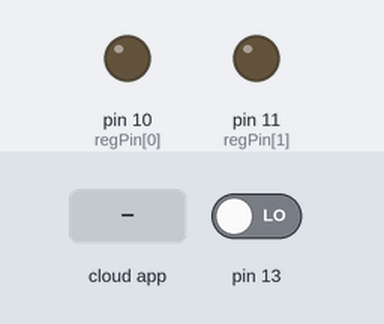
The sketch below on a simulated Arduino Uno, built with avr-gcc and run on an emulated ATmega328P. Shown: output pins drawn as LEDs (lit = HIGH). Inputs (shaded band) come from the test bench; at power-on: pin 13 LOW. The ROS host is connected and sends only what is stated.

Above: at 1.3 s.
1.4 s: the phone or cloud app sets aperture_pressure to 45
At 1.9 s:
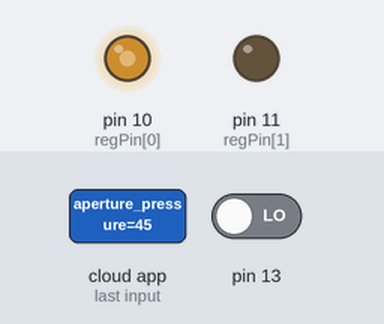
3.0 s: the phone or cloud app sets gripper_pressure to 45
At 4.2 s:
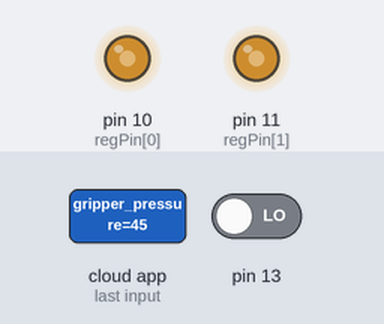
4.5 s: the phone or cloud app sets aperture_pressure to 0
At 5.5 s:
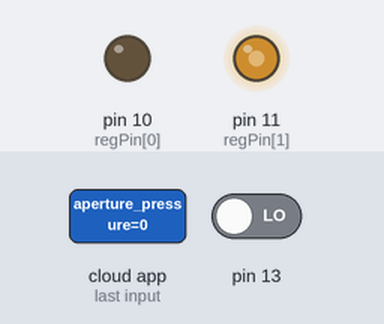
6.0 s: the phone or cloud app sets gripper_pressure to 90
At 6.7 s:
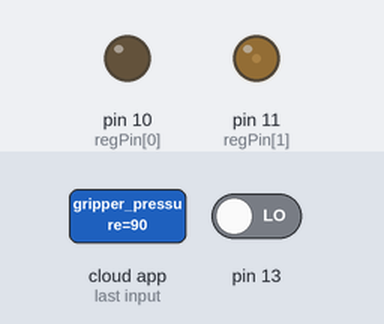
7.5 s: the phone or cloud app sets aperture_pressure to 90
At 7.9 s:
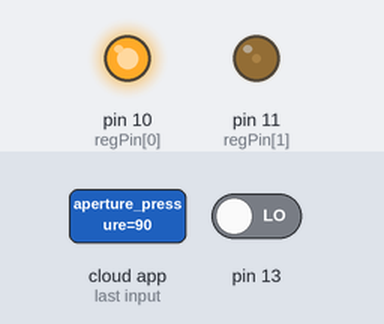
9.0 s: the phone or cloud app sets gripper_pressure to 0
At 10.4 s:
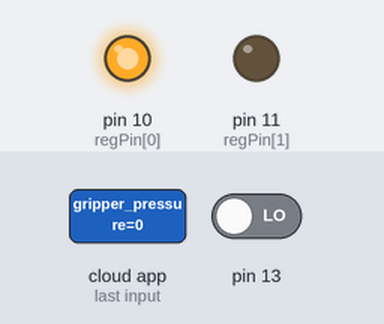
Timing chart, 0 to 11.5 s (numbered marks = the images above; inputs shaded):
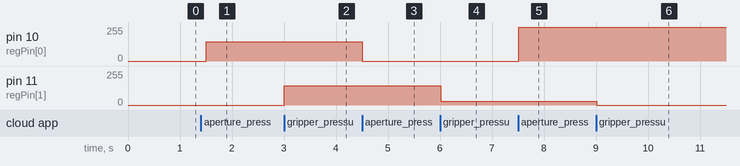

Measured:
- after the input at 1.4 s, pin 10 (regPin[0]): 0/255 → 143/255 after 0.10 s
- after the input at 3.0 s, pin 11 (regPin[1]): 0/255 → 143/255 at once
- after the input at 4.5 s, pin 10 (regPin[0]): 143/255 → 0/255 at once
- after the input at 6.0 s, pin 11 (regPin[1]): 143/255 → 30/255 at once
- after the input at 7.5 s, pin 10 (regPin[0]): 0/255 → 255/255 at once
- after the input at 9.0 s, pin 11 (regPin[1]): 30/255 → 0/255 at once

The sketch:

rosserial_regulator.ino
```cpp
// ROS node for controlling regulator board for SUTD
// soft gripper

// Author : Snehal Jain

#include <ros.h>
#include <std_msgs/UInt16.h>
#include <std_msgs/String.h>

ros::NodeHandle nh;

// Analog Output pins for controlling regulator
int regPin[2] = {10,11};

// Regulator callback function to set voltage
void aperture_cb( const std_msgs::UInt16& cmd_msg)
{
  analogWrite(regPin[0],(cmd_msg.data*255/80));
  digitalWrite(13, HIGH-digitalRead(13));
}

// Regulator callback function to set voltage
void grip_cb( const std_msgs::UInt16& cmd_msg)
{
  analogWrite(regPin[1],(cmd_msg.data*255/80));
  digitalWrite(13, HIGH-digitalRead(13));
}

ros::Subscriber<std_msgs::UInt16> aperture("aperture_pressure", aperture_cb);
ros::Subscriber<std_msgs::UInt16> grip("gripper_pressure",grip_cb);

void setup() {
  // put your setup code here, to run once:
  for (int i=0;i<2;i++){
    pinMode(regPin[i],OUTPUT);
    analogWrite(regPin[i],0);
  }
  nh.initNode();
  nh.subscribe(aperture);
  nh.subscribe(grip);
}

void loop() {
  // put your main code here, to run repeatedly:

  nh.spinOnce();
  delay(500);
}
```
